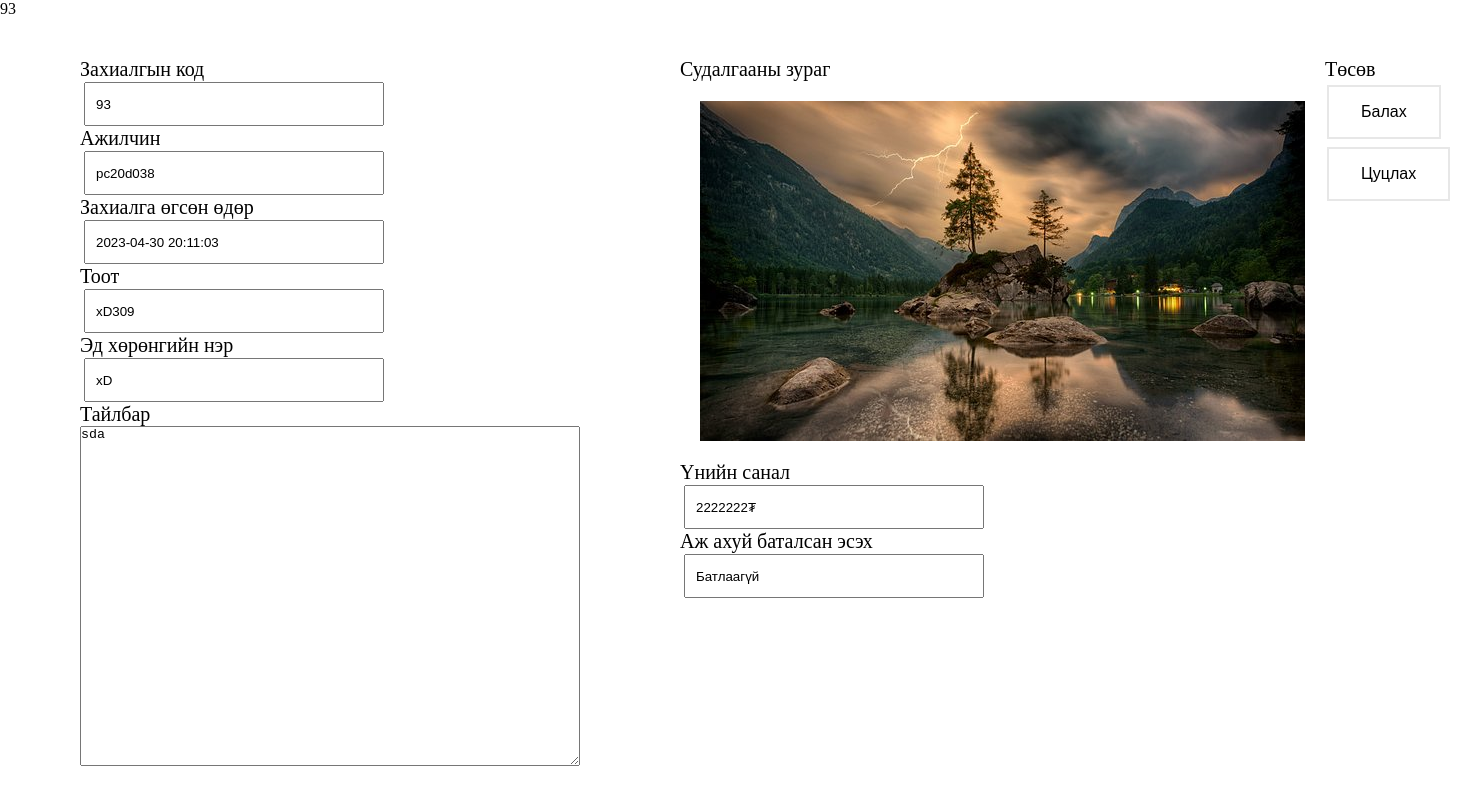
/return/returnOrder.php?id=93, run on the app's committed database.
### tables this page shows
CREATE TABLE `workorder` (
  `order_id` int(11) NOT NULL,
  `orderDate` timestamp NOT NULL DEFAULT current_timestamp() ON UPDATE current_timestamp(),
  `doneDate` varchar(255) DEFAULT NULL,
  `item` varchar(150) NOT NULL,
  `roomNumber` varchar(100) DEFAULT NULL,
  `problem` text NOT NULL,
  `userID` char(8) NOT NULL,
  `dataStatusId` int(1) DEFAULT NULL,
  `money_order` int(11) DEFAULT NULL,
  `file` text DEFAULT NULL,
  `orderStatus` int(1) DEFAULT NULL,
  `employee_id` char(10) DEFAULT NULL,
  `checkStatus` int(1) DEFAULT NULL
);

### return/returnOrder.php (the view, shortened to what this page needs)
<?php
include("../service/dbConnect.php");
$id = $_GET['id'];
$sql = mysqli_query($conn, "SELECT * FROM workorder WHERE order_id = '$id' AND money_order >=0 AND orderStatus IS NULL");
$row = mysqli_fetch_array($sql);
$image = $row['file'];
?>
<link rel="stylesheet" href="styles.css">
<form action="" method="POST" enctype="multipart/form-data">
    <div class="container">
        <div class="head">
            <label for="">Захиалгын код</label><br>
            <input type="text" name="" id="" value="<?php echo $row['order_id'] ?>"><br>
            <label for="">Ажилчин</label><br>
            <input type="text" name="" id="" value="<?php echo $row['employee_id'] ?>"><br>
            <label for="">Захиалга өгсөн өдөр</label><br>
            <input type="text" name="" id="" value="<?php echo $row['orderDate'] ?>"><br>
            <label for="">Тоот</label><br>
            <input type="text" name="" id="" value="<?php echo $row['roomNumber'] ?>"><br>
            <label for="">Эд хөрөнгийн нэр</label><br>
            <input type="text" name="" id="" value="<?php echo $row['item'] ?>"><br>
            <label for="">Тайлбар</label><br>
            <textarea name="" id="" cols="30" rows="10"><?php echo $row['problem'] ?></textarea>
        </div>
        <div class="bod">
            <label for="">Судалгааны зураг</label><br>
            <img style="margin: 20;" src="../Confirm/<?php echo $image ?>" alt=""><br>
            <label for="">Үнийн санал</label><br>
            <input type="text" name="" id="" value="<?php echo $row['money_order'] ?>₮"><br>
            <label for="">Аж ахуй баталсан эсэх</label><br>
            <input type="text" name="" id="" value="<?php if ($row['dataStatusId'] == 1) {
                echo "Баталсан";
            } else {
                echo "Батлаагүй";
            } ?>"><br>
        </div>
        <div class="done">
            <label for="">Төсөв </label><br>
            <button class="button button4" type="submit" value="submit" name="submit">
                Балах
            </button>
            <a href="">
                <button class="button button4">
                    Цуцлах
                </button>
            </a>
        </div>
    </div>
</form>

### return/styles.css (style rules this page uses)
* { margin: 0; padding: 0; }
.container { display: flex; margin: 40px 20px; }
.head { margin-left: 60px; margin-right: 100px; }
.head input { width: 300px; height: 24px; margin: 1 4; padding: 20 10; }
.bod input { width: 300px; height: 24px; margin: 1 4; padding: 20 10; }
label { font-size: 20px; }
textarea { width: 500px; height: 340px; }
.button { background-color: #4CAF50; border: none; color: white; padding: 16px 32px; text-align: center; text-decoration: none; display: inline-block; font-size: 16px; margin: 4px 2px; transition-duration: 0.4s; cursor: pointer; }
.button4 { background-color: white; color: black; border: 2px solid #e7e7e7; }

### data on the page
workorder: order_id "93", employee "pc20d038", orderDate "2023-04-30 20:11:03", roomNumber "xD309", item "xD", problem "sda", file (picture), money_order "2222222₮", dataStatusId "Батлаагүй"
